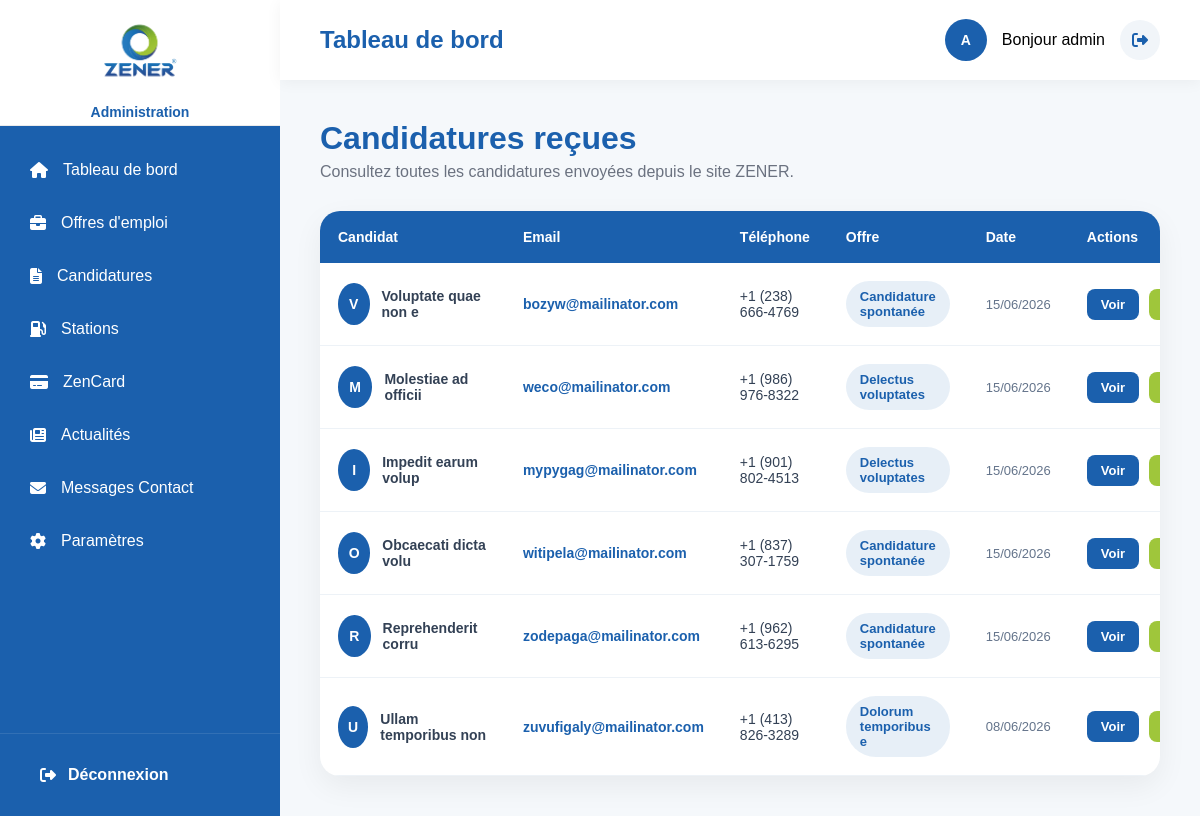
Screenshot of /admin-panel/carrieres/candidatures/ (signed in) with the database file from the repository.
### ZenerApp/models.py (models this page shows, shortened)
class JobApplication(models.Model):
    offre = models.ForeignKey(
        JobOffer,
        on_delete=models.CASCADE,
        related_name='candidatures',
        null=True,
        blank=True
    )
    nom = models.CharField(
        max_length=255
    )
    email = models.EmailField()
    telephone = models.CharField(
        max_length=100
    )
    message = models.TextField(
        blank=True
    )
    cv = models.FileField(
        upload_to='candidatures/cv/'
    )
    lettre_motivation = models.FileField(
        upload_to='candidatures/lettres/',
        blank=True,
        null=True
    )
    created_at = models.DateTimeField(
        auto_now_add=True
    )
    traitee = models.BooleanField(
        default=False
    )
    created_at = models.DateTimeField(
        auto_now_add=True
    )

class JobOffer(models.Model):
    CONTRATS = (
        ('CDI', 'CDI'),
        ('CDD', 'CDD'),
        ('Stage', 'Stage'),
        ('Temps plein', 'Temps plein'),
        ('Temps partiel', 'Temps partiel'),
    )
    titre = models.CharField(
        max_length=255
    )
    ville = models.CharField(
        max_length=150
    )
    type_contrat = models.CharField(
        max_length=50,
        choices=CONTRATS
    )
    departement = models.CharField(
        max_length=150,
        blank=True
    )
    description = models.TextField()
    missions = models.TextField()
    profil = models.TextField()
    date_limite = models.DateField(
        null=True,
        blank=True
    )
    actif = models.BooleanField(
        default=True
    )
    created_at = models.DateTimeField(
        auto_now_add=True
    )

### ZenerApp/views.py (the view)
@login_required(login_url='admin_login')
@user_passes_test(admin_required, login_url='admin_login')
def admin_candidatures_list(request):
    candidatures = JobApplication.objects.all().order_by(
        '-created_at'
    )
    return render(
        request,
        'admin/carrieres/candidatures_list.html',
        {
            'candidatures': candidatures
        }
    )

### ZenerApp/views.py (called while the page is built)
def admin_required(user):
    return user.is_authenticated and user.is_staff

### templates/admin/carrieres/candidatures_list.html (shortened to what this page needs)
{% extends 'admin/base.html' %}
{% block content %}
<div class="page-header">
    <div>
        <h1>
            Candidatures reçues
        </h1>
        <p>
            Consultez toutes les candidatures envoyées depuis le site ZENER.
        </p>
    </div>
</div>
<div class="table-card">
    <table>
        <thead>
            <tr>
                <th>Candidat</th>
                <th>Email</th>
                <th>Téléphone</th>
                <th>Offre</th>
                <th>Date</th>
                <th>Actions</th>
            </tr>
        </thead>
        <tbody>
            {% for candidature in candidatures %}
            <tr>
                <td>
                    <div class="candidat">
                        <div class="avatar">
                            {{ candidature.nom|slice:":1"|upper }}
                        </div>
                        <div>
                            <strong>
                                {{ candidature.nom }}
                            </strong>
                        </div>
                    </div>
                </td>
                <td>
                    <span class="email">
                        {{ candidature.email }}
                    </span>
                </td>
                <td>
                    {{ candidature.telephone }}
                </td>
                <td>
                    <span class="badge-job">
                        {% if candidature.offre %}
                            {{ candidature.offre.titre }}
                        {% else %}
                            Candidature spontanée
                        {% endif %}
                    </span>
                </td>
                <td>
                    <span class="date">
                        {{ candidature.created_at|date:"d/m/Y" }}
                    </span>
                </td>
                <td>
                    <div class="actions">
                        <a
                            href="{% url 'admin_candidature_detail' candidature.id %}"
                            class="btn-view">
                            Voir
                        </a>
                        {% if candidature.cv %}
                        <a
                            href="{{ candidature.cv.url }}"
                            target="_blank"
                            class="btn-cv">
                        </a>
                        {% endif %}
                    </div>
                </td>
            </tr>
            {% endfor %}
        </tbody>
    </table>
</div>
{% endblock %}

### templates/admin/base.html (shortened to what this page needs)
{% load static %}
<!DOCTYPE html>
<html lang="fr">
<head>
<link rel="stylesheet"
href="https://cdnjs.cloudflare.com/ajax/libs/font-awesome/6.5.2/css/all.min.css">
<link
href="https://cdn.jsdelivr.net/npm/remixicon@4.3.0/fonts/remixicon.css"
rel="stylesheet"
/>
<link
rel="stylesheet"
href="https://cdnjs.cloudflare.com/ajax/libs/font-awesome/6.5.2/css/all.min.css"
/>
</head>
<body>
<div class="admin-layout">
    <aside class="sidebar">
<div class="logo">
    <img src="{% static 'images/logo.png' %}" alt="ZENER">
    <span>Administration</span>
</div>
        <ul class="menu">
            <li>
                <a href="{% url 'dashboard_home' %}">
                    <i class="fa-solid fa-house"></i>
                    Tableau de bord
                </a>
            </li>
<li>
    <a href="{% url 'admin_job_list' %}">
        <i class="fa-solid fa-briefcase"></i>
        Offres d'emploi
    </a>
</li>
<li>
    <a href="{% url 'admin_candidatures_list' %}">
        <i class="fa-solid fa-file-lines"></i>
        Candidatures
    </a>
</li>
            <li>
                <a href="#">
                    <i class="fa-solid fa-gas-pump"></i>
                    Stations
                </a>
            </li>
            <li>
                <a href="{% url 'admin_zencard_list' %}">
                    <i class="fa-solid fa-credit-card"></i>
                    ZenCard
                </a>
            </li>
            <li>
                <a href="{% url 'admin_news_list' %}">
                    <i class="fa-solid fa-newspaper"></i>
                    Actualités
                </a>
            </li>
<li>
    <a href="{% url 'admin_contact_list' %}">
        <i class="fa-solid fa-envelope"></i>
        Messages Contact
    </a>
</li>
            <li>
                <a href="#">
                    <i class="fa-solid fa-gear"></i>
                    Paramètres
                </a>
            </li>
        </ul>
<div class="sidebar-logout">
    <a href="{% url 'admin_logout' %}">
        <i class="fa-solid fa-right-from-bracket"></i>
        Déconnexion
    </a>
</div>
    </aside>
    <div class="main-content">
        <header class="topbar">
            <div class="page-title">
                Tableau de bord
            </div>
<div class="admin-user">
    <div class="avatar">
        {{ request.user.username|first|upper }}
    </div>
    <span>
        Bonjour {{ request.user.username }}
    </span>
    <a href="{% url 'admin_logout' %}" class="logout-btn">
        <i class="fa-solid fa-right-from-bracket"></i>
    </a>
</div>
        </header>
        <main class="content">
            {% block content %}
            {% endblock %}
        </main>
    </div>
</div>
</body>
</html>

### templates/admin/base.html (style rules this page uses)
* { margin:0; padding:0; box-sizing:border-box; }
body { font-family:Arial,sans-serif; background:#f5f8fb; }
.admin-layout { display:flex; min-height:100vh; }
.sidebar { width:280px; background:#1b60ad; color:white; position:fixed; top:0; left:0; bottom:0; overflow-y:auto; }
.logo { padding:30px; border-bottom:1px solid rgba(255,255,255,.1); }
.logo span { color:#9fc63b; font-size:14px; }
.menu { list-style:none; padding:20px 0; }
.menu li { margin-bottom:5px; }
.menu a { display:flex; align-items:center; gap:15px; padding:15px 30px; color:white; text-decoration:none; transition:.3s; }
.main-content { margin-left:280px; width:calc(100% - 280px); }
.topbar { height:80px; background:white; display:flex; justify-content:space-between; align-items:center; padding:0 40px; box-shadow:0 2px 15px rgba(0,0,0,.05); }
.page-title { font-size:24px; font-weight:700; color:#1b60ad; }
.admin-user { display:flex; align-items:center; gap:15px; }
.avatar { width:45px; height:45px; border-radius:50%; background:#9fc63b; color:white; display:flex; align-items:center; justify-content:center; font-weight:700; }
.content { padding:40px; }
.logout-btn { width:40px; height:40px; display:flex; align-items:center; justify-content:center; border-radius:50%; background:#f1f5f9; color:#1b60ad; text-decoration:none; transition:.3s; }
.sidebar-logout { position:absolute; bottom:0; left:0; width:100%; padding:20px; border-top:1px solid rgba(255,255,255,.1); }
.sidebar-logout a { display:flex; align-items:center; gap:12px; color:white; text-decoration:none; padding:12px 20px; border-radius:8px; transition:.3s; font-weight:600; }
.sidebar { position:fixed; top:0; left:0; bottom:0; display:flex; flex-direction:column; }
.logo { padding:5px; background:white; border-bottom:1px solid rgba(0,0,0,.08); display:flex; flex-direction:column; align-items:center; justify-content:center; gap:10px; }
.logo img { width:120px; height:auto; object-fit:contain; }
.logo span { font-size:14px; font-weight:600; color:#1b60ad; }
.topbar { position:fixed; top:0; left:280px; right:0; height:80px; background:white; display:flex; justify-content:space-between; align-items:center; padding:0 40px; box-shadow:0 2px 15px rgba(0,0,0,.05); z-index:1000; }
.main-content { margin-left:280px; margin-top:80px; }

### templates/admin/carrieres/candidatures_list.html (style rules this page uses)
.page-header { display:flex; justify-content:space-between; align-items:center; margin-bottom:30px; }
.page-header h1 { color:#1b60ad; font-size:32px; font-weight:800; margin-bottom:6px; }
.page-header p { color:#6b7280; }
.table-card { background:white; border-radius:20px; overflow:hidden; box-shadow:0 10px 30px rgba(0,0,0,.06); }
.table-card table { width:100%; border-collapse:collapse; }
.table-card thead { background:#1b60ad; }
.table-card thead th { color:white; padding:18px; text-align:left; font-size:14px; font-weight:700; }
.table-card tbody tr { border-bottom:1px solid #edf2f7; transition:.3s; }
.table-card td { padding:18px; color:#334155; font-size:14px; }
.candidat { display:flex; align-items:center; gap:12px; }
.avatar { width:42px; height:42px; border-radius:50%; background:#1b60ad; color:white; display:flex; align-items:center; justify-content:center; font-weight:700; font-size:14px; }
.email { color:#1b60ad; font-weight:600; }
.date { color:#64748b; font-size:13px; }
.actions { display:flex; gap:10px; }
.btn-view { background:#1b60ad; color:white; text-decoration:none; padding:8px 14px; border-radius:8px; font-size:13px; font-weight:600; transition:.3s; }
.btn-cv { background:#9fc63b; color:white; text-decoration:none; padding:8px 14px; border-radius:8px; font-size:13px; font-weight:600; transition:.3s; }
.badge-job { display:inline-block; background:rgba(27,96,173,.10); color:#1b60ad; padding:8px 14px; border-radius:30px; font-size:13px; font-weight:700; }

### rows the page displays
JobApplication: nom "V", nom "Voluptate quae non e", email "bozyw@mailinator.com", telephone "+1 (238) 666-4769", shows "Candidature spontanée", created_at "15/06/2026"
JobApplication: nom "M", nom "Molestiae ad officii", email "weco@mailinator.com", telephone "+1 (986) 976-8322", offre.titre "Delectus voluptates", created_at "15/06/2026"
JobApplication: nom "I", nom "Impedit earum volup", email "mypygag@mailinator.com", telephone "+1 (901) 802-4513", offre.titre "Delectus voluptates", created_at "15/06/2026"
JobApplication: nom "O", nom "Obcaecati dicta volu", email "witipela@mailinator.com", telephone "+1 (837) 307-1759", shows "Candidature spontanée", created_at "15/06/2026"
JobApplication: nom "R", nom "Reprehenderit corru", email "zodepaga@mailinator.com", telephone "+1 (962) 613-6295", shows "Candidature spontanée", created_at "15/06/2026"
JobApplication: nom "U", nom "Ullam temporibus non", email "zuvufigaly@mailinator.com", telephone "+1 (413) 826-3289", offre.titre "Dolorum temporibus e", created_at "08/06/2026"

### other values shown
{{ request.user.username|first|upper }} "A"
{{ request.user.username }} "admin"
